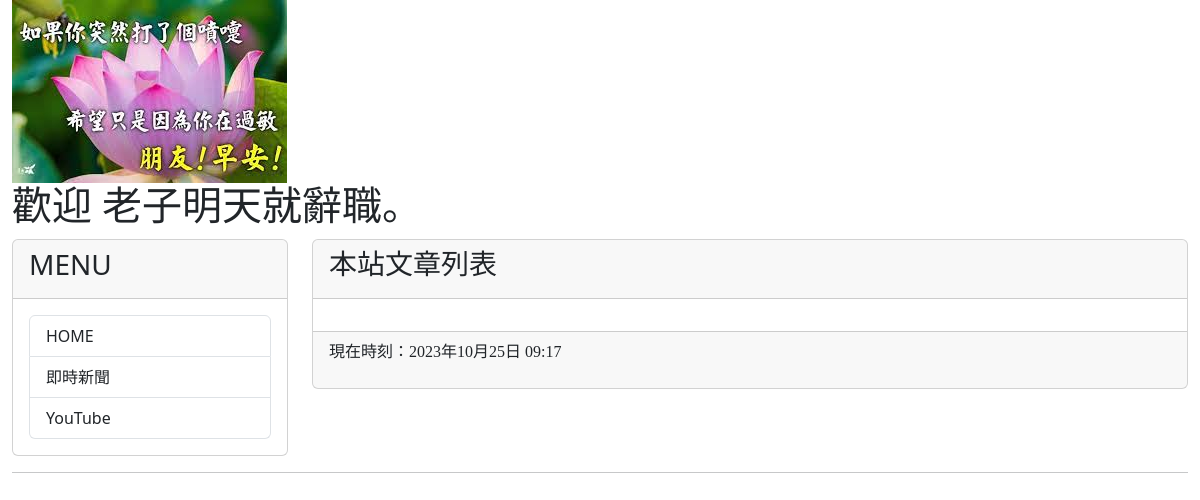
/, run on an earlier commit of the app's database.
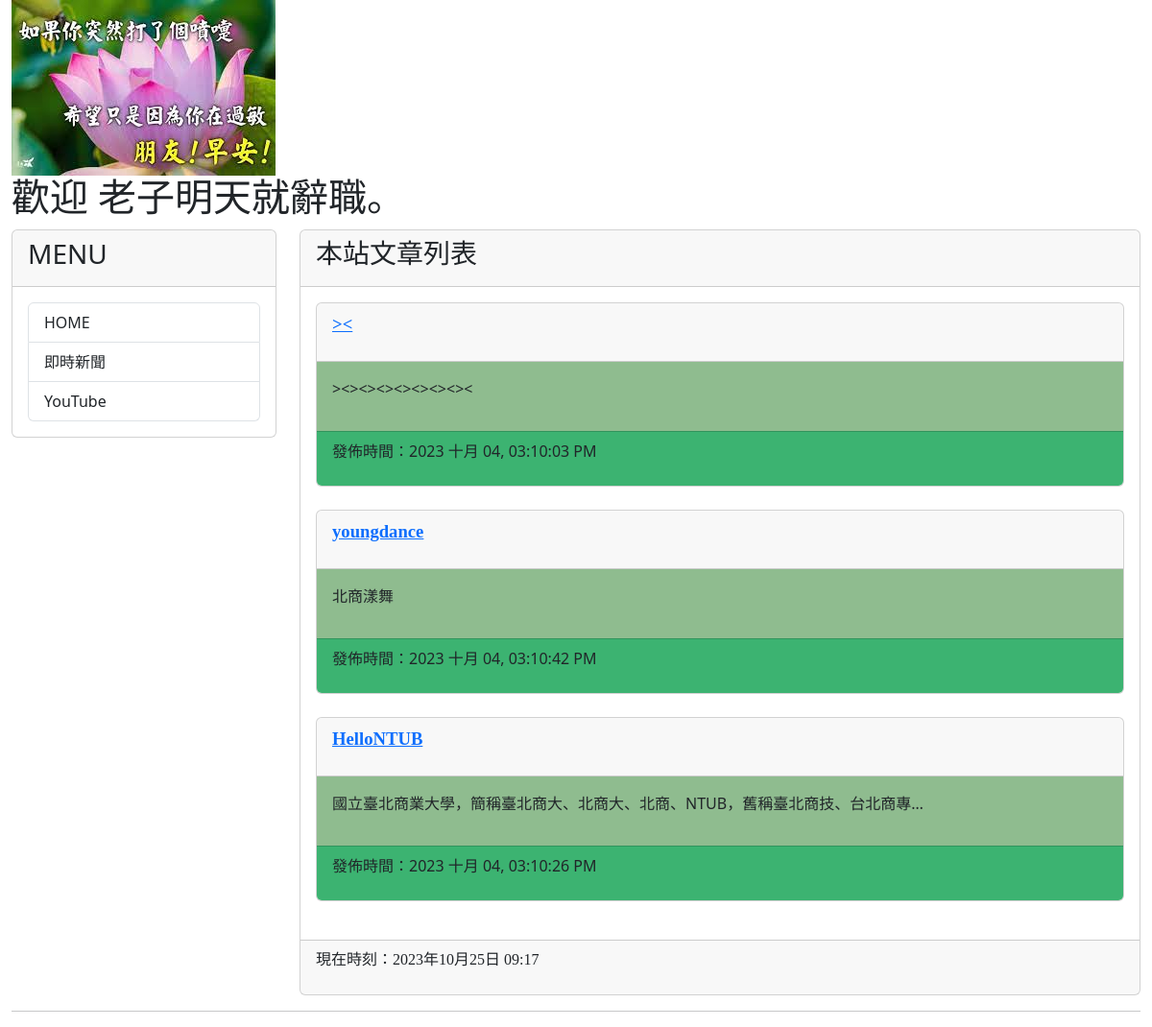
And on a later commit of the database.
### mysite/models.py (models this page shows, shortened)
class Post(models.Model):
    title = models.CharField(max_length=200)
    slug = models.CharField(max_length=200)
    body = models.TextField()
    pub_date = models.DateTimeField(auto_now_add=True)
    class Meta:
        ordering = ('-pub_date', )

### mysite/views.py (the view)
# urls.py: path('',mv.homepage, name = 'homepage'),
def homepage(request):
    posts = Post.objects.all()
    now = datetime.now()
    return render(request,'index.html',locals())

### templates/index.html (shortened to what this page needs)
{% extends "base2.html" %}
{% block headmessage %}<h3 style='font-family:標楷體;'>本站文章列表</a> {%endblock headmessage%}
{% block content%}
{% for post in posts %}
<div class='card'>
    <div class='card-header'>
        <p style='font-family:微軟正黑體;font-size:14pt;font-weight:bold;'>
            <a href='/post/{{post.slug}}'>{{ post.title }}</a>
        </p>
    </div>
    <div class='card-body' style='background-color:#8fbc8f'>
        <p>
           {{ post.body | truncatechars:40 }}
        </p>
    </div>
    <div class='card-footer'  style='background-color:#3cb371'>
        <p>
            發佈時間：{{ post.pub_date | date:"Y M d, h:m:s A"}}
        </p>
    </div>
</div>
<br>
{% endfor %}
{% endblock content %}

### templates/base2.html (shortened to what this page needs)
<!DOCTYPE html>
<html>
    <head>
        <link href="https://cdn.jsdelivr.net/npm/bootstrap@5.3.2/dist/css/bootstrap.min.css" rel="stylesheet">
    </head>
    <body>
        <div class="container-fluid">
            {% include 'header.html'%}
            <div class="row">
                <div class="col-sm-3 col-md-3">
                     <div class="card">
                        <div class="card-header">
                            <h3>MENU<h3>
                        </div>
                        <div class="card-body">
                        <div class="list-group">
                            <a href='/' class='list-group-item'>HOME</a>
                            <a href='https://google.com/news' class='list-group-item'>即時新聞</a>
                            <a href='https://youtube.com/' class='list-group-item'>YouTube</a>
                        </div>
                    </div>
                 </div>
             </div>
             <div class="col-sm-9 col-md-9">
                <div class="card">
                    <div class="card-header">
                    {% block headmessage %}
                    {% endblock %}
                </div>
                <div class="card-body">
                    {% block content %}
                    {% endblock %}
                </div>
                <div class="card-footer">
                    {% include 'footer.html' %}
                </div>
            </div>
        </div>
    </div>
        <hr>
    </body>
</html>

### templates/header.html
{% load static %}
<div class='well'>
    <img src="{% static "images/image.jfif" %}">
</div>
<h1 style="font-family:微軟正黑體;">歡迎 老子明天就辭職。</h1>

### templates/footer.html
{% block footer %}
    {% if now %}
    <p style='font-family:微軟正黑體;'>現在時刻：{{ now }}</p>
    {% else %}
    <p style='font-family:微軟正黑體;'>本文內容取自網路，如有侵權請來信通知下架...</p>
    {% endif %}
{% endblock %}

What changed in the data, as far as the page shows it:
added Post: title "><", body "><><><><><><><><", pub_date "2023 十月 04, 03:10:03 PM"
added Post: title "youngdance", body "北商漾舞", pub_date "2023 十月 04, 03:10:42 PM"
added Post: title "HelloNTUB", body "國立臺北商業大學，簡稱臺北商大、北商大、北商、NTUB，舊稱臺北商技、台北商專…", pub_date "2023 十月 04, 03:10:26 PM"
